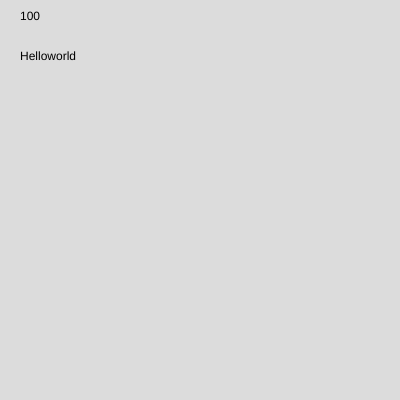
Frame 1 (no input)
Frame 60 (no input): identical to frame 1, image omitted
Frame 120 (the mouse pressed at the canvas centre since frame 60): identical to frame 1, image omitted

The p5.js sketch that drew this single still picture (run headless with seeded random() and noise() and a simulated clock; from frame 60 on, the mouse is pressed at the canvas centre):

// p5.js sketch
// ── sketch.js
let x = 100;
let greeting = "Helloworld";

function setup() {
  createCanvas(400, 400);
  let greeting = "Hello world";
}

function draw() {
  background(220);

  text(x,20,20);

  text(greeting,20,60);
}
